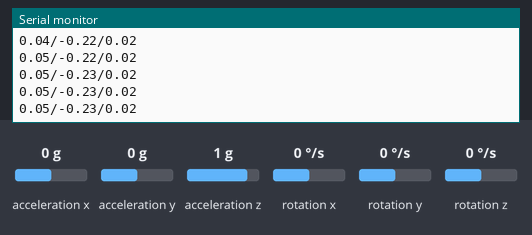
Recording of a sketch running on a simulated Arduino Uno, built with avr-gcc and run on an emulated ATmega328P. Parts: the last lines printed to the serial monitor. Wiring (inferred from the names in the program): MPU-6050 motion sensor at I2C address 0x68. The test bench sets the inputs (shaded band); at power-on: acceleration y 0 g, acceleration x 0 g, acceleration z 1 g, rotation x 0 °/s, rotation y 0 °/s, rotation z 0 °/s.

Above: at 1.2 s.
1.3 s: acceleration y set to -1.4 g
At 2.4 s:
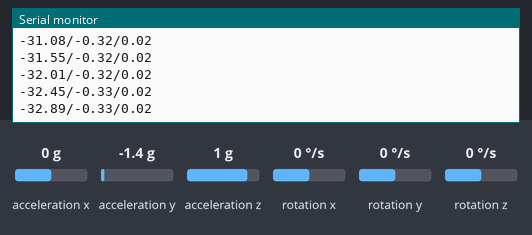
4.3 s: acceleration x set to -1.4 g
At 5.4 s:
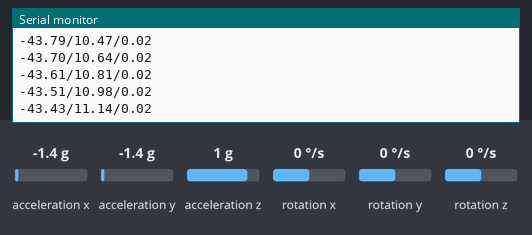
5.8 s: acceleration z set to -1.4 g
At 6.8 s:
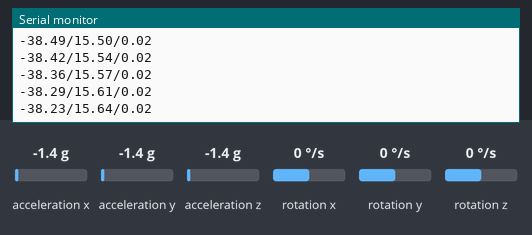
7.3 s: rotation x set to -192 °/s
At 8.4 s:
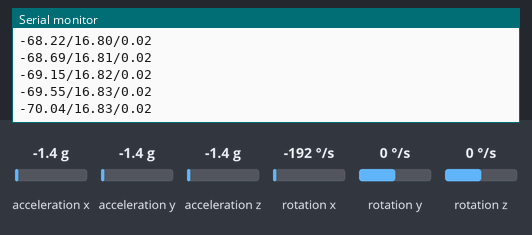
10.3 s: rotation y set to -192 °/s
At 11.1 s:
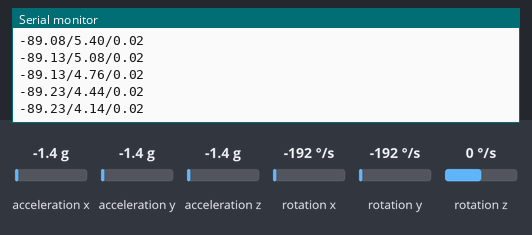
Timing chart, 0 to 12.8 s (numbered marks = the images above; inputs shaded):
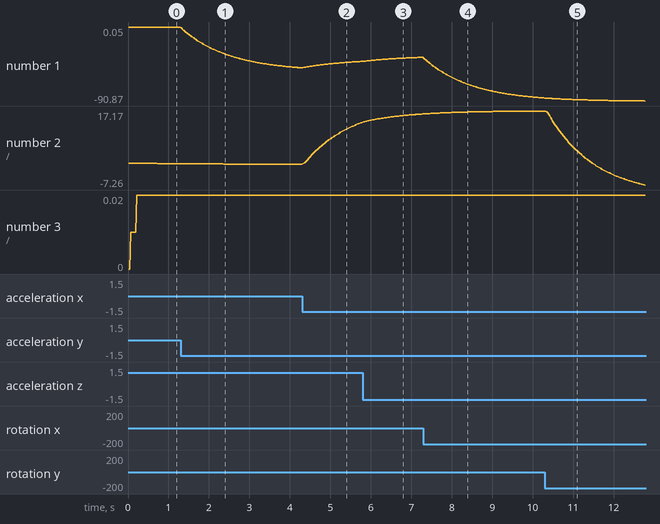

Measured:
- after the input at 1.3 s, the serial monitor: prints a new line at once (image 1)
- plotted number 1: 0.05 → -50.12 after the input at 1.3 s

The sketch:

gyro.ino
```cpp
/*
   Arduino and MPU6050 Accelerometer and Gyroscope Sensor Tutorial
   by Dejan, https://howtomechatronics.com
*/
#include <Wire.h>
const int MPU = 0x68; // MPU6050 I2C address
float AccX, AccY, AccZ;
float GyroX, GyroY, GyroZ;
float accAngleX, accAngleY, gyroAngleX, gyroAngleY, gyroAngleZ;
float roll, pitch, yaw;
float AccErrorX, AccErrorY, GyroErrorX, GyroErrorY, GyroErrorZ;
float elapsedTime, currentTime, previousTime;
int c = 0;

// --------------------
const int windowSize = 10;
float yawWindow[windowSize] = {0.0};
float pitchWindow[windowSize] = {0.0};
int windowIndex = 0;
float yawSum = 0.0;
float pitchSum = 0.0;
// --------------------

void setup() {
  Serial.begin(19200);
  Wire.begin();                      // Initialize comunication
  Wire.beginTransmission(MPU);       // Start communication with MPU6050 // MPU=0x68
  Wire.write(0x6B);                  // Talk to the register 6B
  Wire.write(0x00);                  // Make reset - place a 0 into the 6B register
  Wire.endTransmission(true);        //end the transmission

  // Configure Accelerometer Sensitivity - Full Scale Range (default +/- 2g)
  Wire.beginTransmission(MPU);
  Wire.write(0x1C);                  //Talk to the ACCEL_CONFIG register (1C hex)
  Wire.write(0x10);                  //Set the register bits as 00010000 (+/- 8g full scale range)
  Wire.endTransmission(true);
  // Configure Gyro Sensitivity - Full Scale Range (default +/- 250deg/s)
  Wire.beginTransmission(MPU);
  Wire.write(0x1B);                   // Talk to the GYRO_CONFIG register (1B hex)
  Wire.write(0x10);                   // Set the register bits as 00010000 (1000deg/s full scale)
  Wire.endTransmission(true);
  delay(20);
}
void loop() {
  // === Read acceleromter data === //
  Wire.beginTransmission(MPU);
  Wire.write(0x3B); // Start with register 0x3B (ACCEL_XOUT_H)
  Wire.endTransmission(false);
  Wire.requestFrom(MPU, 6, true); // Read 6 registers total, each axis value is stored in 2 registers
  //For a range of +-2g, we need to divide the raw values by 16384, according to the datasheet
  AccX = (Wire.read() << 8 | Wire.read()) / 16384.0; // X-axis value
  AccY = (Wire.read() << 8 | Wire.read()) / 16384.0; // Y-axis value
  AccZ = (Wire.read() << 8 | Wire.read()) / 16384.0; // Z-axis value
  // Calculating Roll and Pitch from the accelerometer data
  accAngleX = (atan(AccY / sqrt(pow(AccX, 2) + pow(AccZ, 2))) * 180 / PI) - 0.58; // AccErrorX ~(0.58) See the calculate_IMU_error()custom function for more details
  accAngleY = (atan(-1 * AccX / sqrt(pow(AccY, 2) + pow(AccZ, 2))) * 180 / PI) + 1.58; // AccErrorY ~(-1.58)
  // === Read gyroscope data === //
  previousTime = currentTime;        // Previous time is stored before the actual time read
  currentTime = millis();            // Current time actual time read
  elapsedTime = (currentTime - previousTime) / 1000; // Divide by 1000 to get seconds
  Wire.beginTransmission(MPU);
  Wire.write(0x43); // Gyro data first register address 0x43
  Wire.endTransmission(false);
  Wire.requestFrom(MPU, 6, true); // Read 4 registers total, each axis value is stored in 2 registers
  GyroX = (Wire.read() << 8 | Wire.read()) / 131.0; // For a 250deg/s range we have to divide first the raw value by 131.0, according to the datasheet
  GyroY = (Wire.read() << 8 | Wire.read()) / 131.0;
  GyroZ = (Wire.read() << 8 | Wire.read()) / 131.0;
  // Correct the outputs with the calculated error values
  GyroX = GyroX + 0.56; // GyroErrorX ~(-0.56)
  GyroY = GyroY - 2; // GyroErrorY ~(2)
  GyroZ = GyroZ + 0.79; // GyroErrorZ ~ (-0.8)
  // Currently the raw values are in degrees per seconds, deg/s, so we need to multiply by sendonds (s) to get the angle in degrees
  gyroAngleX = gyroAngleX + GyroX * elapsedTime; // deg/s * s = deg
  gyroAngleY = gyroAngleY + GyroY * elapsedTime;
  yaw =  yaw + GyroZ * elapsedTime;
  // Complementary filter - combine acceleromter and gyro angle values
  gyroAngleX = 0.98 * gyroAngleX + 0.02 * accAngleX;
  gyroAngleY = 0.98 * gyroAngleY + 0.02 * accAngleY;

  roll = gyroAngleX;
  pitch = gyroAngleY;

  // ----------------
  yaw = calculateMovingAverage(yaw, yawWindow, windowIndex, yawSum);
  pitch = calculateMovingAverage(pitch, pitchWindow, windowIndex, pitchSum);
  // ----------------

  // Print the values on the serial monitor
  Serial.print(roll); // Funciona para direcciones
  Serial.print("/");
  Serial.print(pitch);
  Serial.print("/");
  Serial.println(yaw); // Funciona para la rampa
  delay(20);
}

float calculateMovingAverage(float newValue, float* window, int& index, float& sum) {
    // Restamos el valor más antiguo
    sum -= window[index];
    // Agregamos el nuevo valor al índice actual
    window[index] = newValue;
    // Sumamos el nuevo valor
    sum += newValue;
    // Avanza el índice de la ventana circular
    index = (index + 1) % windowSize;
    // Calcula el promedio actual
    return sum / windowSize;
}
```
